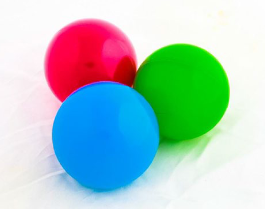
#> input picture openCV/imagenes/imagenes/bolas_de_color.png, 265 x 209 px, given in place of the camera
$ python 6_contornos.py
#> lines starting #> are read from the running program, lines starting #| are printed output that depends on the picture; after the words box and inside, x2 and y2 are one past the last pixel; in counts of white or black regions, pixels touching at a corner belong together
import cv2
import numpy as np

cap = cv2.VideoCapture(0)

while True:
    #Captura las imagenes de la camara
    _, frame = cap.read()
#> frame is the input picture: shape (209, 265, 3); mean B, G, R 194.8, 199.7, 169.9
    #Desenfoque Gaussiano
    blurred_frame = cv2.GaussianBlur(frame, (5, 5), 0)

    #Convertimos nuestras de BGR a HSV
    frameHSV = cv2.cvtColor(blurred_frame, cv2.COLOR_BGR2HSV)
#> frameHSV: shape (209, 265, 3); mean H, S, V 82.8, 104.2, 238

    #Definimos los rangos de color HSV
    lowerBlue = np.array([80, 60, 20])
    upperBlue = np.array([130, 255, 255])

    #Establecemos la mascara en funcion de los rangos y la imagen HSV
    frameMask = cv2.inRange(frameHSV, lowerBlue, upperBlue)
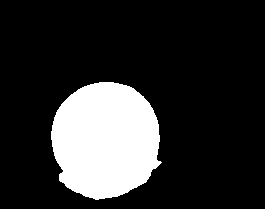
#> frameMask: shape (209, 265); 18.4% white; 1 white region

    #Devuelve los contornos de la mascara
    contours, _ = cv2.findContours(frameMask, cv2.RETR_TREE, cv2.CHAIN_APPROX_NONE)
#> contours = 1 contour; box (x1, y1, x2, y2) and area: (51, 82, 162, 200) 10007
    #Dibuja los contornos
    cv2.drawContours(frame, contours, -1, (0, 255, 0), 3)
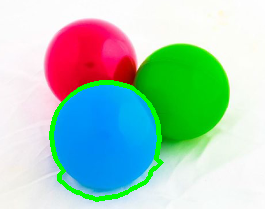
#> frame: shape (209, 265, 3); 3.02% of pixels changed, all inside (x1, y1, x2, y2) = (49, 80, 164, 202)


    cv2.imshow('video', frame)
    #cv2.imshow('hsv', frameHSV)
    cv2.imshow('mask', frameMask)
    #Si se presiona la tecla 'q' se saldra del bucle
    if cv2.waitKey(1000) & 0xff == ord('q'):
#> (key q is pressed here)
        break

cap.release()
cv2.destroyAllWindows()

$ run again, on openCV/imagenes/imagenes/shapes.png
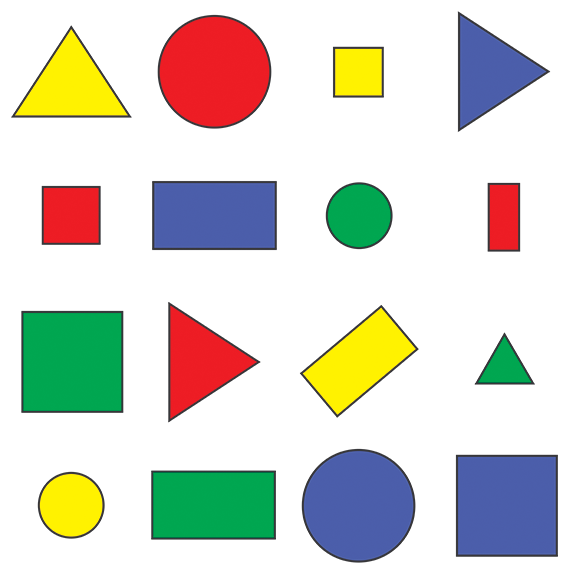
#> input picture openCV/imagenes/imagenes/shapes.png, 576 x 577 px, given in place of the camera
#> frame is the input picture: shape (577, 576, 3); mean B, G, R 205.1, 214.3, 214.2
#> frameHSV: shape (577, 576, 3); mean H, S, V 32.2, 56.9, 234.2
#> `frameMask = cv2.inRange(frameHSV, lowerBlue, upperBlue)`:
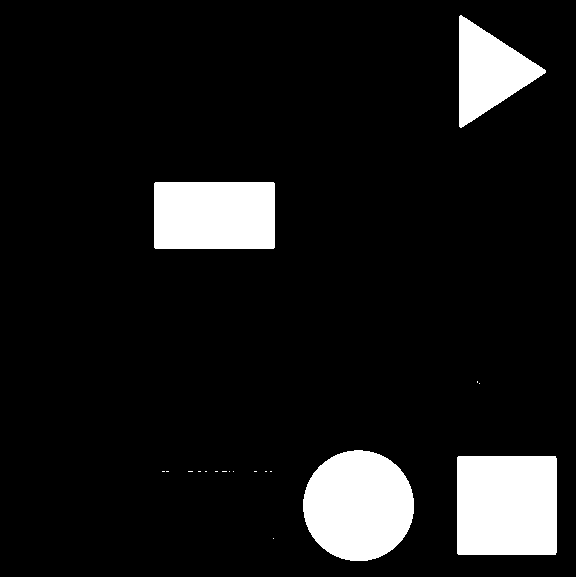
#> frameMask: shape (577, 576); 9.9% white; 19 white regions (15 under 20 px)
#> contours = 19 contours, 15 with area under 20; largest, box (x1, y1, x2, y2) and area: (457, 456, 557, 555) 9698, (303, 450, 414, 561) 9511, (154, 182, 275, 249) 7918, (459, 15, 546, 128) 5009
#> `cv2.drawContours(frame, contours, -1, (0, 255, 0), 3)`:
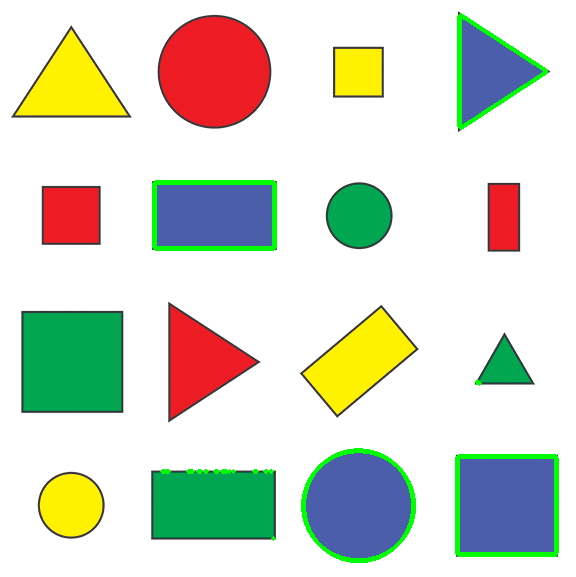
#> frame: shape (577, 576, 3); 2.12% of pixels changed, all inside (x1, y1, x2, y2) = (152, 13, 559, 563)
